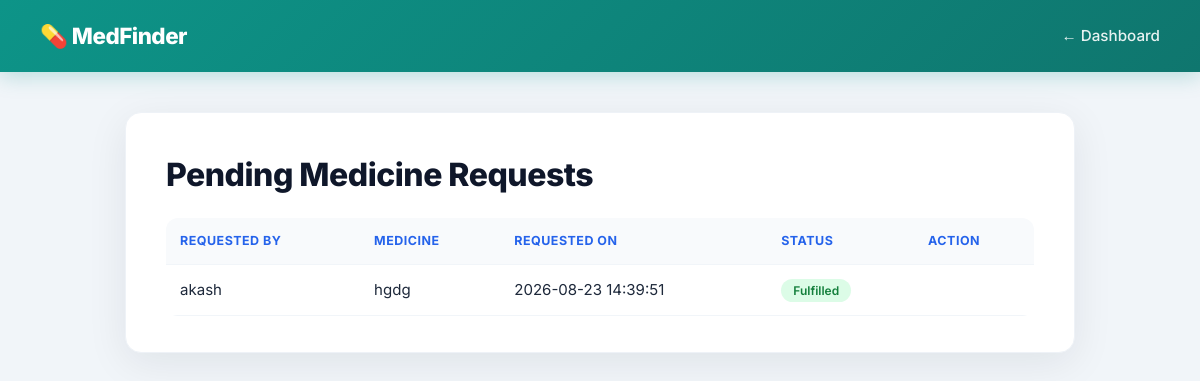
/pharmacy/requests (signed in), run on an earlier commit of the app's database.
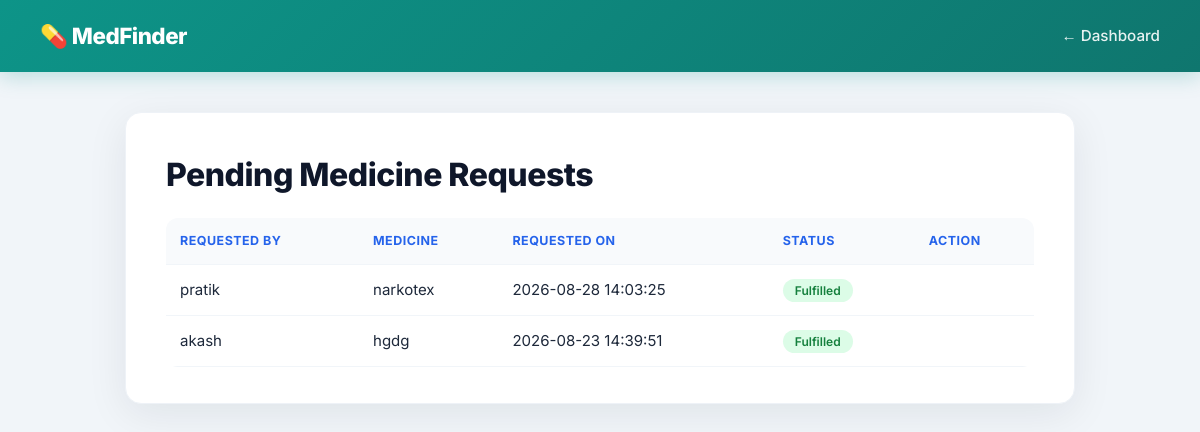
And on a later commit of the database.
### tables this page shows
CREATE TABLE requests (
            id INTEGER PRIMARY KEY AUTOINCREMENT,
            user_id INTEGER NOT NULL,
            medicine_name TEXT NOT NULL,
            status TEXT DEFAULT 'pending',
            created_at TIMESTAMP DEFAULT CURRENT_TIMESTAMP,
            FOREIGN KEY (user_id) REFERENCES users (id)
        );

CREATE TABLE users (
            id INTEGER PRIMARY KEY AUTOINCREMENT,
            name TEXT NOT NULL,
            email TEXT UNIQUE NOT NULL,
            password TEXT NOT NULL,
            created_at TIMESTAMP DEFAULT CURRENT_TIMESTAMP
        );

### app.py (the view)
@app.route('/pharmacy/requests')
def pharmacy_requests():
    if 'pharmacy_id' not in session:
        return redirect(url_for('pharmacy_login'))
    conn = get_db_connection()
    requests_list = conn.execute('''
        SELECT requests.id, requests.medicine_name, requests.status, requests.created_at,
               users.name AS user_name
        FROM requests
        JOIN users ON requests.user_id = users.id
        ORDER BY requests.created_at DESC
    ''').fetchall()
    conn.close()
    return render_template('pharmacy_requests.html', requests=requests_list)

### database.py (called while the page is built)
def get_db_connection():
    conn = sqlite3.connect('medicine_system.db')
    conn.row_factory = sqlite3.Row
    return conn

### templates/pharmacy_requests.html (shortened to what this page needs)
<!DOCTYPE html>
<html lang="en">
<head>
    <link rel="stylesheet" href="{{ url_for('static', filename='style.css') }}">
</head>
<body>
    <div class="navbar pharmacy">
        <span class="brand">💊 MedFinder</span>
        <div><a href="/pharmacy/dashboard">← Dashboard</a></div>
    </div>
    <div class="container">
        <h1>Pending Medicine Requests</h1>
        <table>
            <tr>
                <th>Requested By</th>
                <th>Medicine</th>
                <th>Requested On</th>
                <th>Status</th>
                <th>Action</th>
            </tr>
            {% for req in requests %}
            <tr>
                <td>{{ req['user_name'] }}</td>
                <td>{{ req['medicine_name'] }}</td>
                <td>{{ req['created_at'] }}</td>
                <td>
                    {% if req['status'] == 'pending' %}
                        <span class="badge-pending">Pending</span>
                    {% else %}
                        <span class="badge-success">Fulfilled</span>
                    {% endif %}
                </td>
                <td>
                </td>
            </tr>
            {% else %}
            <tr><td colspan="5">No requests yet.</td></tr>
            {% endfor %}
        </table>
    </div>
</body>
</html>

What changed in the data, as far as the page shows it:
added requests: user_name "pratik", medicine_name "narkotex", created_at "2026-08-28 14:03:25", status "Fulfilled"
